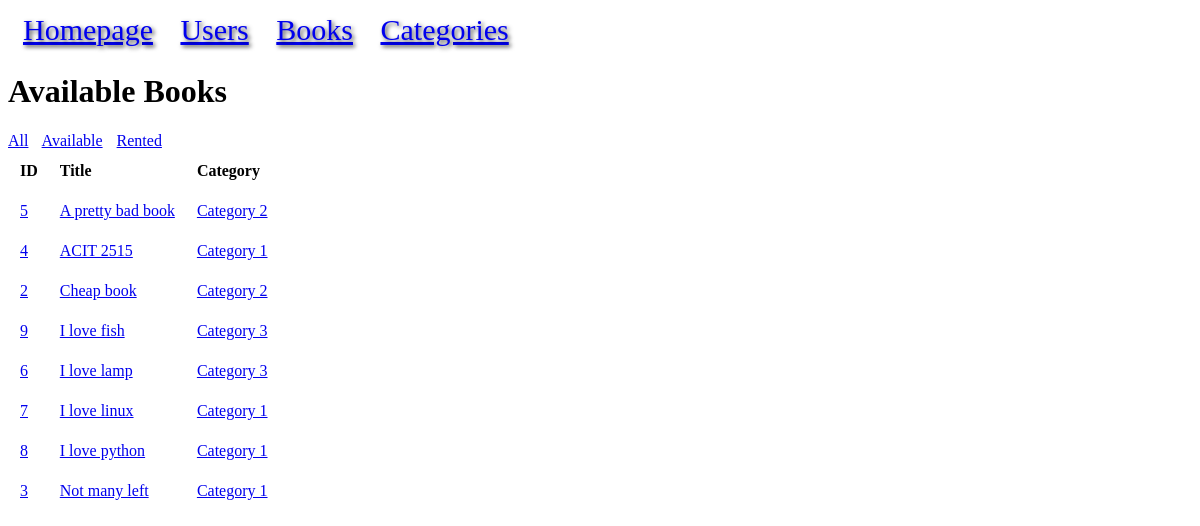
Before: /available with the older database file.
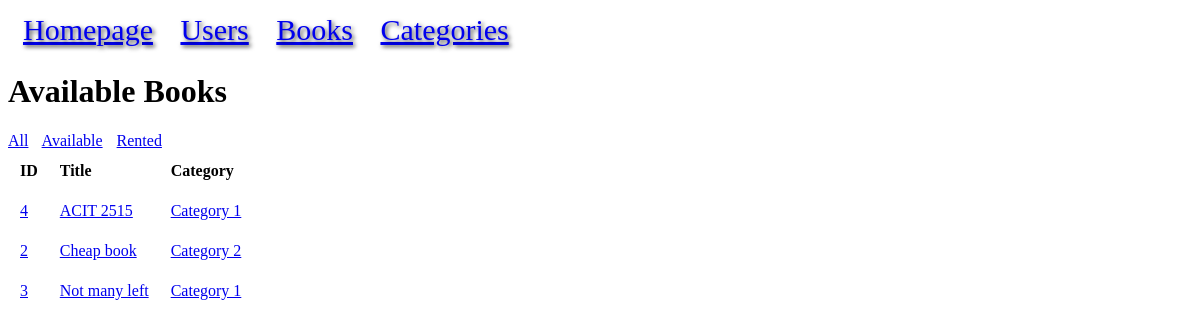
After: the same page with the newer database file.
### models.py (models this page shows, shortened)
class Book(db.Model):
    id = mapped_column(Integer, primary_key=True, autoincrement=True)
    title = mapped_column(String)
    price = mapped_column(DECIMAL(10, 2))
    available = mapped_column(Integer, default=0)
    rating = mapped_column(Integer)
    upc = mapped_column(String, unique=True)
    url = mapped_column(String)
    category_id = mapped_column(Integer, ForeignKey("category.id"))
    category = relationship("Category", back_populates="books")
    rentals = relationship("BookRental", back_populates="book")

class Category(db.Model):
    id = mapped_column(Integer, primary_key=True)
    name = mapped_column(String, unique=True)
    books = relationship("Book", back_populates="category")

### app.py (the view)
@app.route("/available")
def available():
    statement = db.select(Book).where(~Book.rentals.any() | ~Book.rentals.any(BookRental.returned == None)).order_by(Book.title)
    books = db.session.execute(statement).scalars().all()
    return render_template("available.html", books=books)

### templates/available.html
{% extends "base.html" %}
{% block content %}
<h1>Available Books</h1>
<span style="margin-right: 10px;"><a href="{{ url_for('books') }}">All</a></span>
<span style="margin-right: 10px;"><a href="{{ url_for('available') }}">Available</a></span>
<span><a href="{{ url_for('rented') }}">Rented</a></span>
<table>
<tr>
    <th style="text-align: left;">ID</th>
    <th style="text-align: left;">Title</th>
    <th style="text-align: left;">Category</th>
</tr>
{% for book in books %}
<tr>
    <td><a href="{{ url_for('book', id=book.id) }}">{{ book.id }}</a></td>
    <td><a href="{{ url_for('book', id=book.id) }}">{{ book.title }}</a></td>
    <td><a href="{{ url_for('category_detail', name=book.category.name) }}">{{ book.category.name }}</a></td>
</tr>
{% endfor %}
</table>
{% endblock %}

Changed rows visible on the page:
no longer on this page (row unchanged): Book: id "5", title "A pretty bad book", category.name "Category 2"
removed Book: id "9", title "I love fish", category.name "Category 3"
removed Book: id "6", title "I love lamp", category.name "Category 3"
removed Book: id "7", title "I love linux", category.name "Category 1"
removed Book: id "8", title "I love python", category.name "Category 1"
